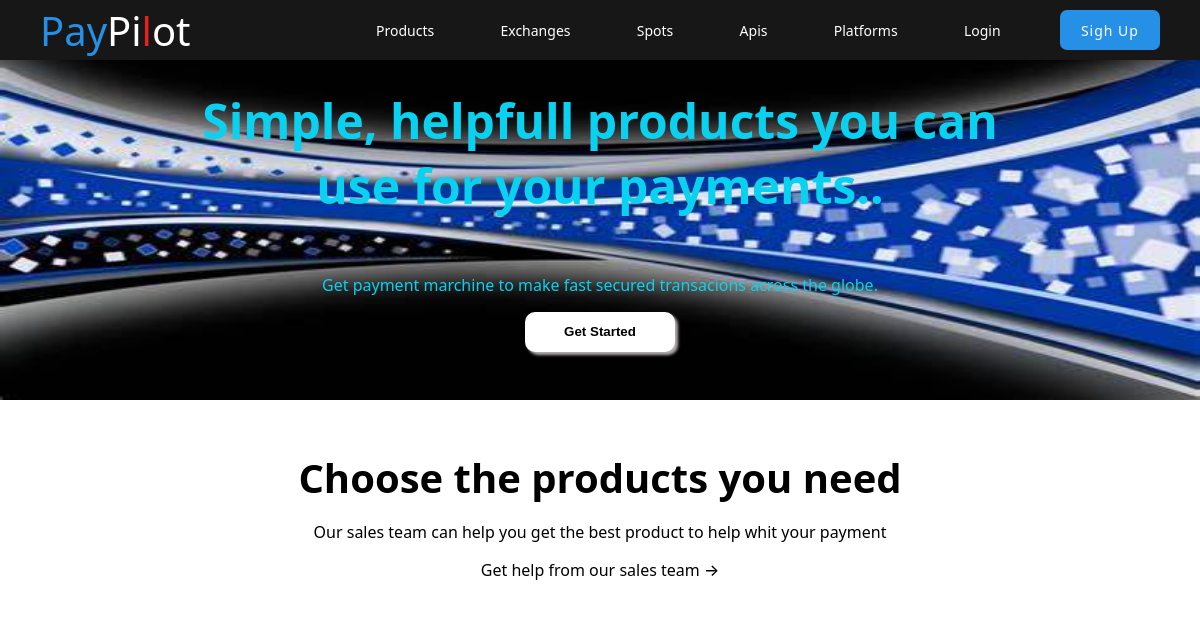
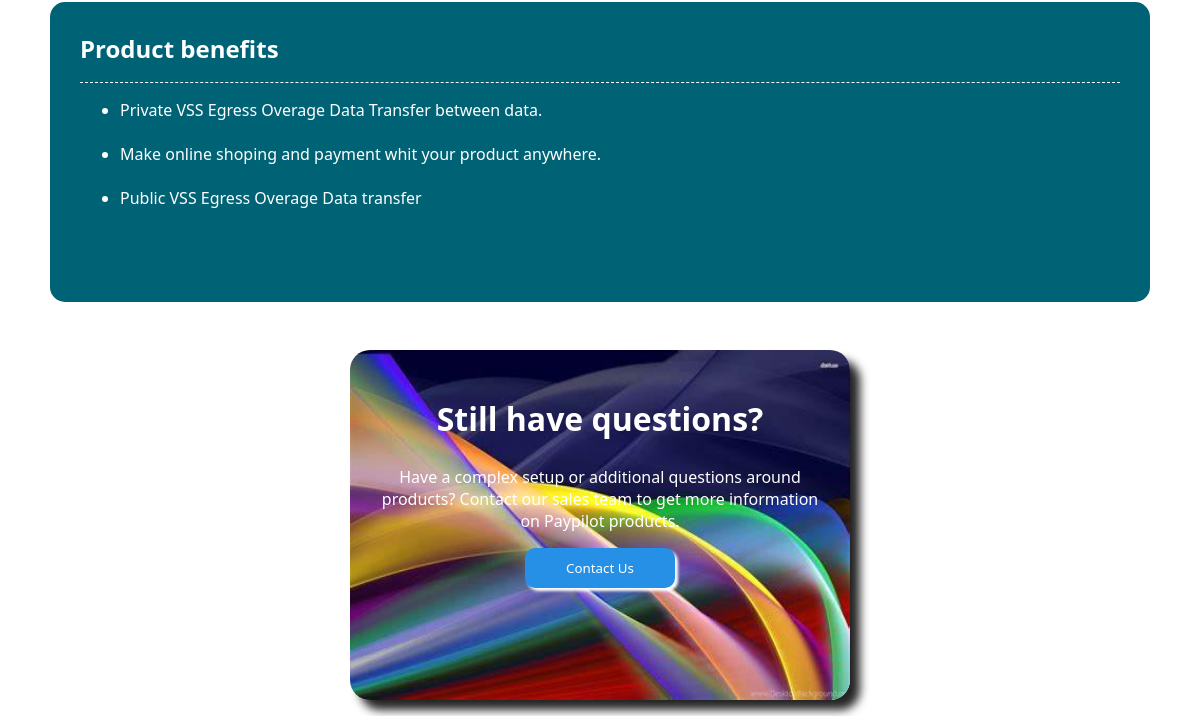
The page /Products/ (upper part) on the database as committed earlier (2 pictures, top to bottom).
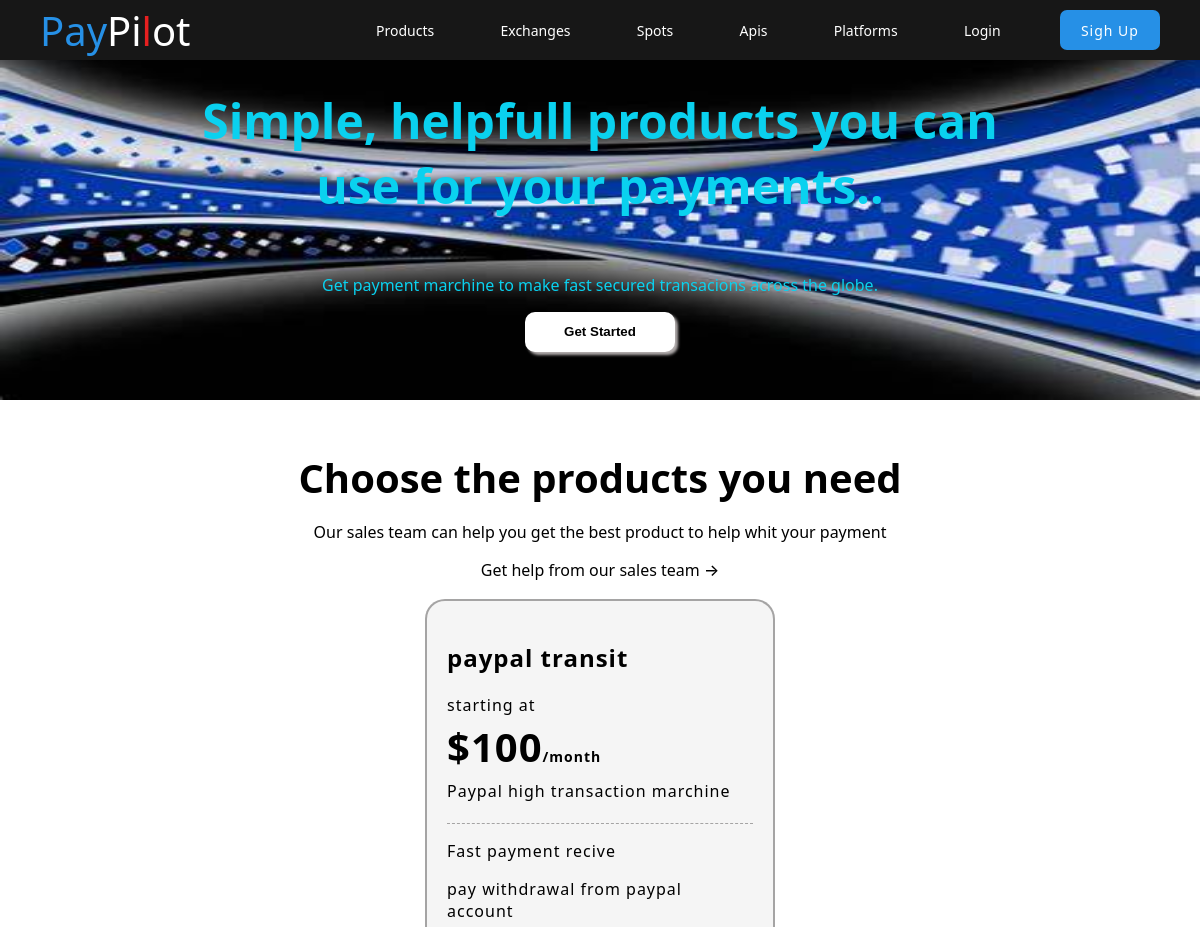
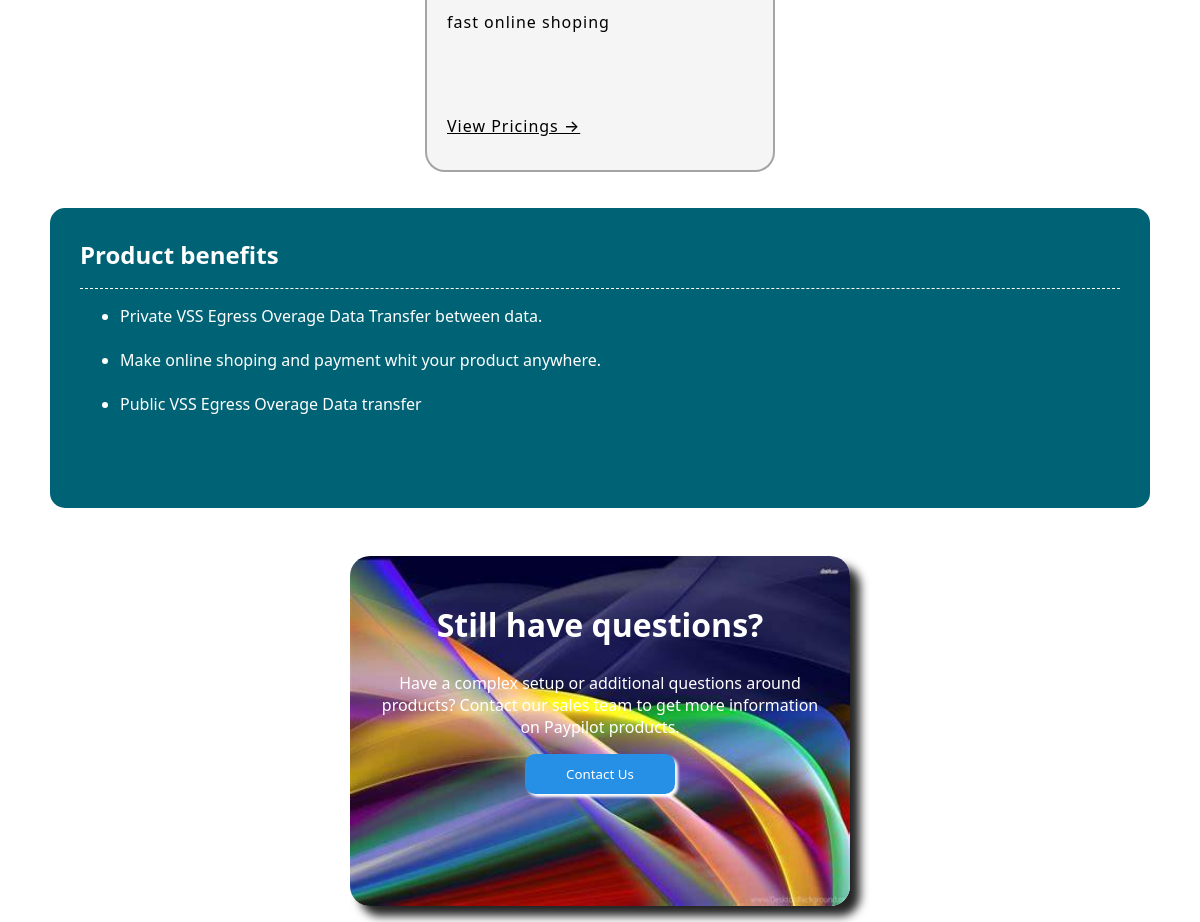
The same page on the database as committed later (2 pictures, top to bottom).
### paypilotapp/models.py (models this page shows, shortened)
class product(models.Model):
    pro_name = models.CharField('product name', null=False, blank=False, max_length=500)
    price = models.IntegerField('products pricing', default=0)
    shot_des = models.CharField('short title discription', null=False, blank=False, max_length=200)
    prod_id = models.CharField('product id to get the particular product', blank=True, null=True, max_length=100)
    features1 = models.CharField('features1 in a strait line short features', blank=True, null=True, max_length=100)
    features2 = models.CharField('features2 in a strait line short features', blank=True, null=True, max_length=100)
    features3 = models.CharField('features3 in a strait line short features', blank=True, null=True, max_length=100)
    is_ver = models.BooleanField('do not click to verify products', default=False)

### paypilotapp/views.py (the view)
# urls.py: path('Products/', views.products, name='product pages'),
@re_ge
def products(request):
    pro = product.objects.filter(is_ver=True)[:20]
    context = {
        'products': pro
    }
    return render(request, 'paypilotapp/products.html', context=context)

### paypilotapp/templates/paypilotapp/products.html (shortened to what this page needs)
{% extends 'paypilotapp/base.html' %}
{% load static %}
{% block metadata %}
<link rel="stylesheet" href="{% static 'paypilotapp/styles/prod.css' %}">
{% endblock %}
{% block content %}
{% if request.user.is_authenticated %}
<section>
    <h2>
        no product yet
    </h2>
</section>
{% else %}
<section class="not_log_sect" style="background-image: url(/static/paypilotapp/images/curves.jpeg);">
<h2>
    Simple, helpfull products you can use for your payments..
</h2>
<p>
    Get payment marchine to make fast secured transacions across the globe.
</p>
<a href="">
    <button>
        Get Started
    </button>
</a>
</section>
{% endif %}
<section class="not_log_sect2">
    <aside class="product_header">
        <strong>
            Choose the products you need
        </strong>
        <p>
            Our sales team can help you get the best product to help whit your payment
        </p>
        <a href="">Get help from our sales team &RightArrow;</a>
    </aside>
    <br>
    <aside class="all_products">
        {% if products %}
        {% for item in products %}
        <aside class="single_product">
            <div>
                <h2>
                    {{item.pro_name}}
                </h2>
                <p>starting at</p>
                <span>
                    <h2>
                        ${{item.price}}<em>/month</em>
                    </h2>
                </span>
                <p>
                    {{item.shot_des}}
                </p>
            </div>
            <p>
                {{item.features1}}
            </p>
            <p>
                {{item.features2}}
            </p>
            <p>
                {{item.features3}}
            </p>
            <br>
            <br>
            <br>
            <a href="" style=" color:#000">
                View Pricings &rightarrow;
            </a>
        </aside>
        {% endfor %}
        {% endif %}
    </aside>
<br>
    <br>
    <aside class="build_management">
        <h2>
            Product benefits
        </h2>
        <ul>
            <li>
                Private VSS Egress Overage Data Transfer between data.
            </li>
            <br>
            <li>
                Make online shoping and payment whit your product anywhere.
            </li>
            <br>
           <li>
            Public VSS Egress Overage Data transfer
           </li>
        </ul>
         </aside>
         <br>
         <aside class="ending">
            <div class="helps" style="background-image: url(/static/paypilotapp/images/faq.jpeg);">
                <h2>
                    Still have questions?
                </h2>
                <p>
                    Have a complex setup or additional questions around products? Contact our sales team to get more information on Paypilot products.
                </p>
                <a href="">
                    <button>
                        Contact Us
                    </button>
                </a>
            </div>
         </aside>
    </section>
{% endblock %}

### paypilotapp/templates/paypilotapp/base.html (shortened to what this page needs)
{% load static %}
<!DOCTYPE html>
<html lang="en">
<head>
    <meta charset="UTF-8"> {% block metadata %} {% endblock %}
    <link rel="stylesheet" href="{% static 'paypilotapp/styles/base.css' %}">
</head>
<body>
    <header class="head" id="head">
        <nav class="navagation">
            <a href="/" class="logo_holder">
                <span>Pay</span><span>Pi<em>l</em>ot</span>
            </a>
            <aside class="nav_links">
                <a href="/Products/" class="links">Products</a>
                <a href="/Exchnage/" class="links" >Exchanges</a>
                <a href="/Spots/" class="links">Spots</a>
                <a href="" class="links">Apis</a>
                <a href="" class="links">Platforms</a>
                <div class="user_links">
                    <a href="">
                        Login
                    </a>
                    <a href="">
                        <button class="sign_btn">
                            Sigh Up
                        </button>
                    </a>
                </div>
            </aside>
        </nav>
    </header>
    <section class="work_sect">
        {% block content %} {% endblock %}
    </section>
</body>
</html>

### paypilotapp/static/paypilotapp/styles/prod.css (style rules this page uses)
.not_log_sect { width: 100%; height: 400px; box-sizing: border-box; overflow: hidden; background-repeat: no-repeat; background-size: 100% 100%; display: flex; align-items: center; justify-content: center; flex-direction: column; text-align: center; font-family: var(--font); font-weight: 500; color: rgb(10, 209, 239); }
.not_log_sect h2 { font-size: 3rem; width: 70%; }
.not_log_sect button { width: 150px; height: 40px; background-color: #fff; color: #000; box-sizing: border-box; border: none; border-radius: 10px; font-weight: 700; box-shadow: 3px 3px 3px #b3aeae; cursor: pointer; transition: .2s; }
.not_log_sect2 { width: 100%; height: fit-content; box-sizing: border-box; overflow: hidden; padding: 100px; display: flex; align-items: center; justify-content: center; flex-direction: column; }
.product_header { width: 70%; box-sizing: border-box; text-align: center; color: #000; font-family: var(--font); font-weight: 500; }
.product_header strong { font-size: 2.5rem; }
.product_header a { text-decoration: none; color: #000; }
.build_management { border-radius: 15px; min-width: 100%; padding: 30px; min-height: 300px; height: fit-content; box-sizing: border-box; background-color: rgb(0, 99, 117); color: #fff; font-family: var(--font); }
.build_management h2 { margin-block-end: 0rem; margin-block-start: 0rem; height: 50px; border-bottom: 1px dashed #fff; }
.ending { margin: 30px; width: 90%; height: fit-content; box-sizing: border-box; display: flex; align-items: center; justify-content: center; flex-wrap: wrap; gap: 70px; }
.helps { width: 500px; height: 350px; box-sizing: border-box; padding: 20px; overflow: hidden; box-shadow: 10px 10px 10px #262525; background-size: 100% 100%; background-repeat: no-repeat; border-radius: 20px; font-family: var(--font); color: #fff; font-weight: 500; text-align: center; }
.helps h2 { font-size: 2rem; }
.helps button { width: 150px; height: 40px; cursor: pointer; border-radius: 10px; font-family: var(--font); font-weight: 500; background-color: var(--btn_color); color: #fff; border: none; box-shadow: 3px 3px 3px #fff; transition: .2s; }
.all_products { width: 100%; height: fit-content; box-sizing: border-box; overflow: hidden; display: flex; align-items: center; justify-content: center; flex-wrap: wrap; gap: 20px; }
.single_product { width: 350px; border: 2px solid #56555580; height: 500px; box-sizing: border-box; overflow: hidden; background-color: whitesmoke; border-radius: 20px; padding: 20px; font-family: var(--font); letter-spacing: 1px; font-weight: 500; }
.single_product div > span > h2 { font-size: 2.5rem; margin-block-end: 0rem; margin-block-start: 0rem; }
.single_product div > p { margin-block-end: 0.20rem; margin-block-start: 0.40rem; }
.single_product div > span > h2 > em { font-style: normal; font-size: 14px; }
.single_product div { width: 100%; height: 40%; border-bottom: 1px dashed #56555580; }
.not_log_sect2 { padding: 50px 50px; }
.product_header { width: 100%; }

Rows that differ between the two databases and show on the page:
added product: pro_name "paypal transit", price "100", shot_des "Paypal high transaction marchine", features1 "Fast payment recive", features2 "pay withdrawal from paypal account", features3 "fast online shoping"
